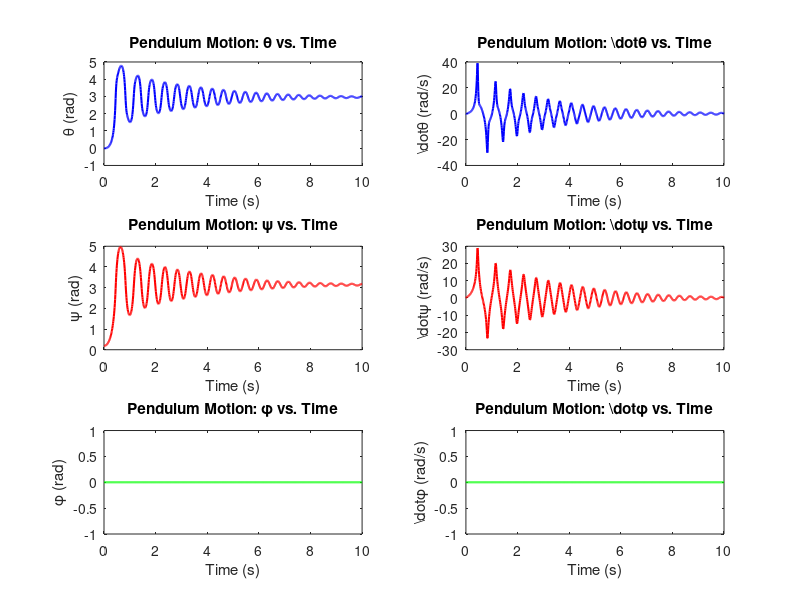

Recreate this plot in MATLAB.
function pendulum_simulation()

    % Initial conditions
    x0 = [0; 0.18; 0; 0; 0; 0]; % [theta; psi; phi; dot{theta}; dot{psi}; dot{phi}]

    % Time span for simulation
    tspan = 0:0.01:10; % From 0 to 10 seconds with a time step of 0.01 seconds

    % Solve the differential equations using ode45 solver
    [t, x] = ode45(@penduloinvertido_f, tspan, x0);

    % Extract the states for plotting
    theta = x(:, 1);
    psi = x(:, 2);
    phi = x(:, 3);
    dot_theta = x(:, 4);
    dot_psi = x(:, 5);
    dot_phi = x(:, 6);

    % Plot the results
    figure;

    subplot(3, 2, 1);
    plot(t, theta, 'b', 'LineWidth', 1.5);
    xlabel('Time (s)');
    ylabel('\theta (rad)');
    title('Pendulum Motion: \theta vs. Time');

    subplot(3, 2, 3);
    plot(t, psi, 'r', 'LineWidth', 1.5);
    xlabel('Time (s)');
    ylabel('\psi (rad)');
    title('Pendulum Motion: \psi vs. Time');

    subplot(3, 2, 5);
    plot(t, phi, 'g', 'LineWidth', 1.5);
    xlabel('Time (s)');
    ylabel('\phi (rad)');
    title('Pendulum Motion: \phi vs. Time');

    subplot(3, 2, 2);
    plot(t, dot_theta, 'b', 'LineWidth', 1.5);
    xlabel('Time (s)');
    ylabel('\dot{\theta} (rad/s)');
    title('Pendulum Motion: \dot{\theta} vs. Time');

    subplot(3, 2, 4);
    plot(t, dot_psi, 'r', 'LineWidth', 1.5);
    xlabel('Time (s)');
    ylabel('\dot{\psi} (rad/s)');
    title('Pendulum Motion: \dot{\psi} vs. Time');

    subplot(3, 2, 6);
    plot(t, dot_phi, 'g', 'LineWidth', 1.5);
    xlabel('Time (s)');
    ylabel('\dot{\phi} (rad/s)');
    title('Pendulum Motion: \dot{\phi} vs. Time');

end

function dx = penduloinvertido_f(t, x)
    % Variáveis de estado
    theta = x(1);
    psi = x(2);
    phi = x(3);

    % Derivadas das variáveis de estado
    theta_dot = x(4);
    psi_dot = x(5);
    phi_dot = x(6);

    % Parâmetros do sistema
    g = 9.8;  % gravidade
    m = 0.03; % peso da roda
    R = 0.04; % raio da roda
    Jw = m * R^2 / 2; % momento de inércia da roda
    M = 0.6;  % peso do corpo
    W = 0.14; % largura do corpo
    D = 0.04; % profundidade do corpo
    H = 0.144; % altura do corpo
    L = H / 2; % distância do centro de massa do corpo ao eixo da roda
    Jphi = M * L^2 / 3; % momento de inércia do corpo em pitch
    Jpsi = M * (W^2 + D^2) / 12; % momento de inércia do corpo em rumo
    Rm = 6.69; % resistência do motor DC
    Kt = 0.4; % constante de torque (Nm/A)
    Ke = 0.4; % e constante de EMF (V s/rad)
    fm = 0.0022; % atrito entre o corpo e o motor
    n = 1; % redução do motor

    % Matriz de inércia inversa
    M_inv = inv([
        R^2 * (2 * m + M) + 2 * Jw, M * R * L * cos(psi), 0;
        M * R * L * cos(psi), M * L^2 + Jpsi, 0;
        0, 0, m * (W^2 / 2) + Jphi + (W^2 / (2 * R^2)) * Jw
    ]);

    % Matriz G
    G = [
        0;
        -M * g * L * sin(psi);
        0
    ];

    % Matriz C
    C = [
        -M * R * L * sin(psi) * psi_dot^2;
        -M * L^2 * sin(psi) * cos(psi) * phi_dot^2;
        M * L^2 * sin(2 * psi) * psi_dot * phi_dot
    ];

    % Matriz Q
    Q = [
        -2 * ((n * Kt * Ke / Rm) + fm), 2 * ((n * Kt * Ke / Rm) + fm), 0;
        2 * ((n * Kt * Ke / Rm) + fm), -2 * ((n * Kt * Ke / Rm) + fm), 0;
        0, 0, -W^2 / (2 * R^2) * ((n * Kt * Ke / Rm) + fm)
    ];

    F = Q*[theta_dot; psi_dot; phi_dot]

    % Vetor de entrada
    V = [0; 0]; % [V_l; V_r]

    % Sistema de equações diferenciais
    dx = zeros(6, 1);
    dx(1:3) = [theta_dot; psi_dot; phi_dot];
    dx(4:6) = M_inv * (F - G - C);
end

% Call the simulation function to run the simulation and plot the results
pendulum_simulation();
